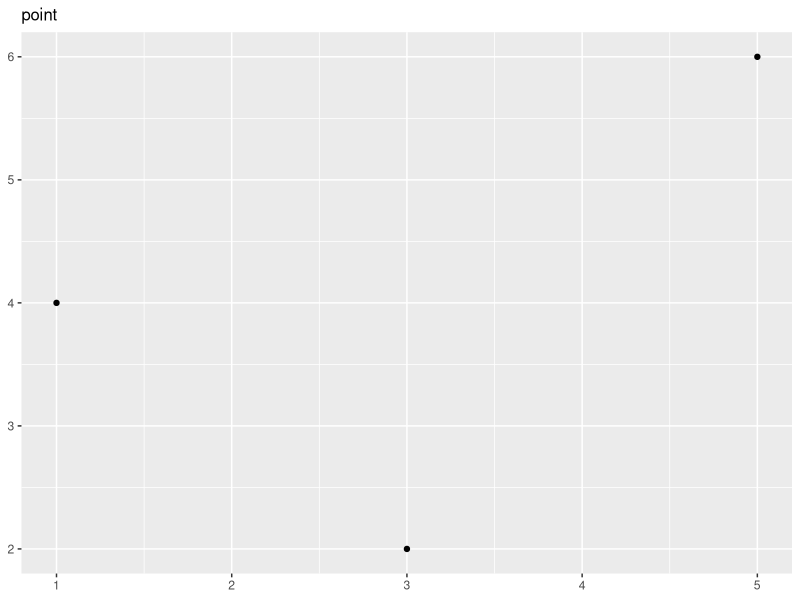
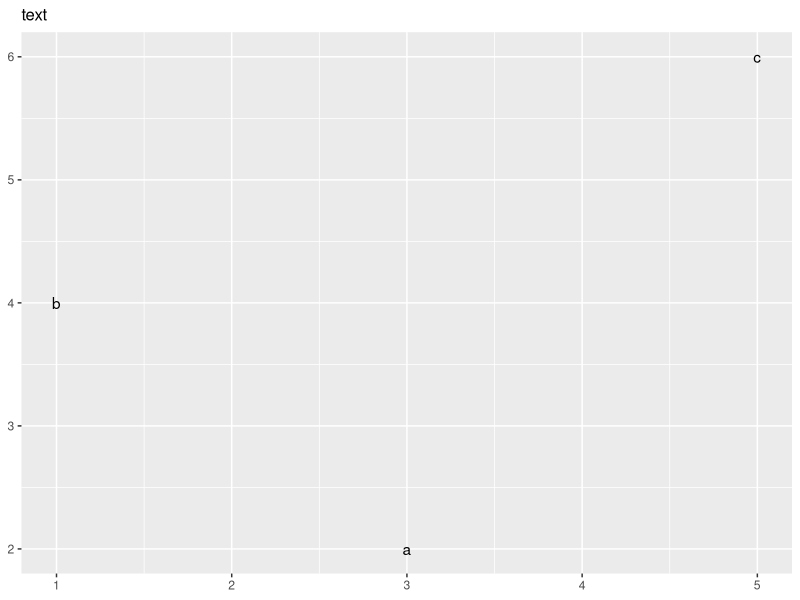
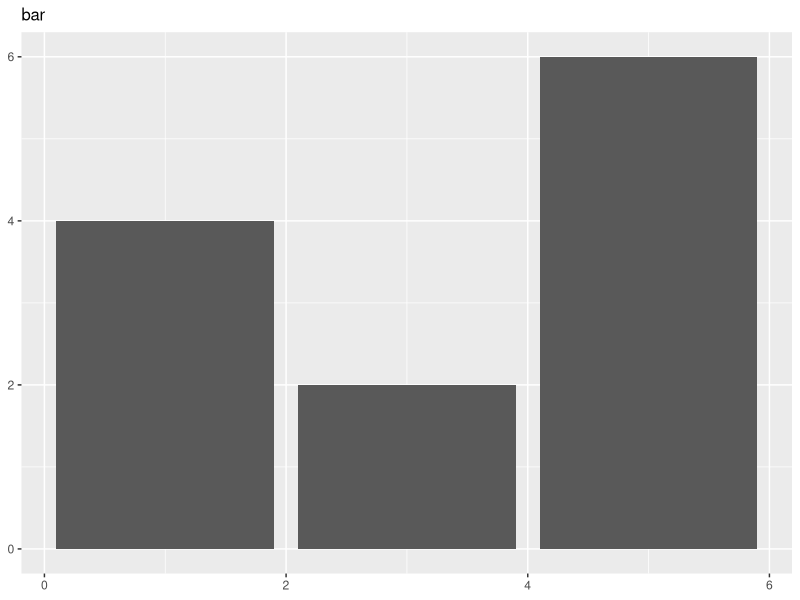
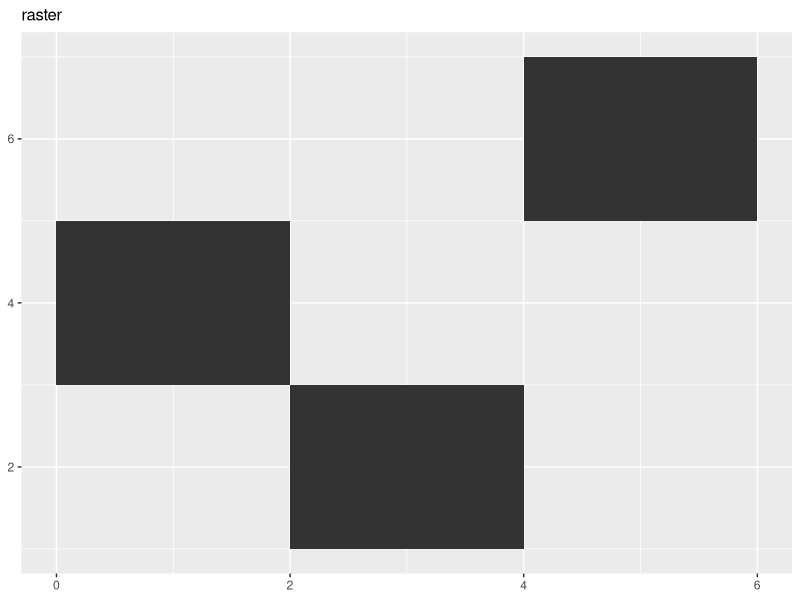
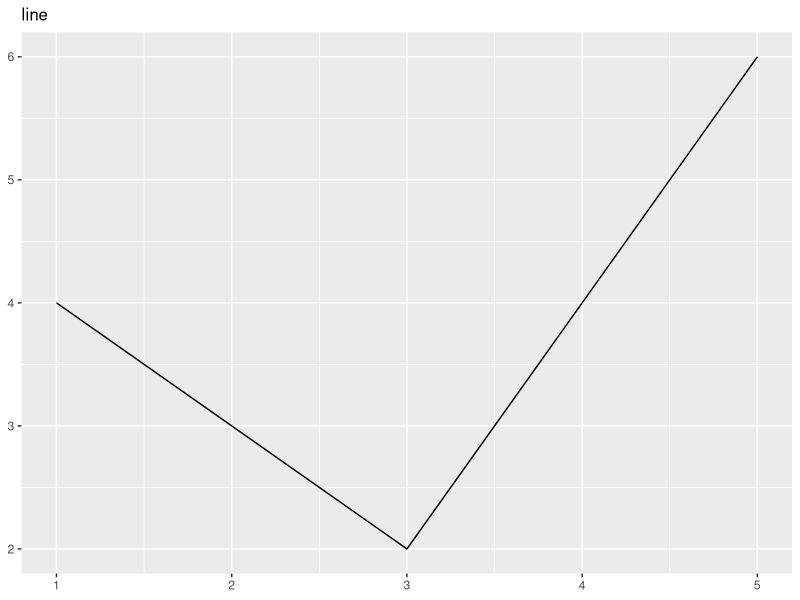
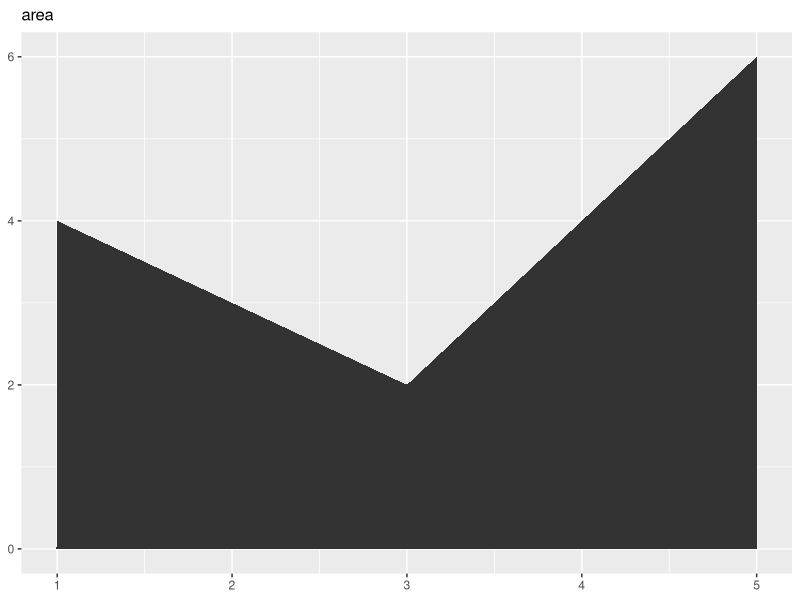
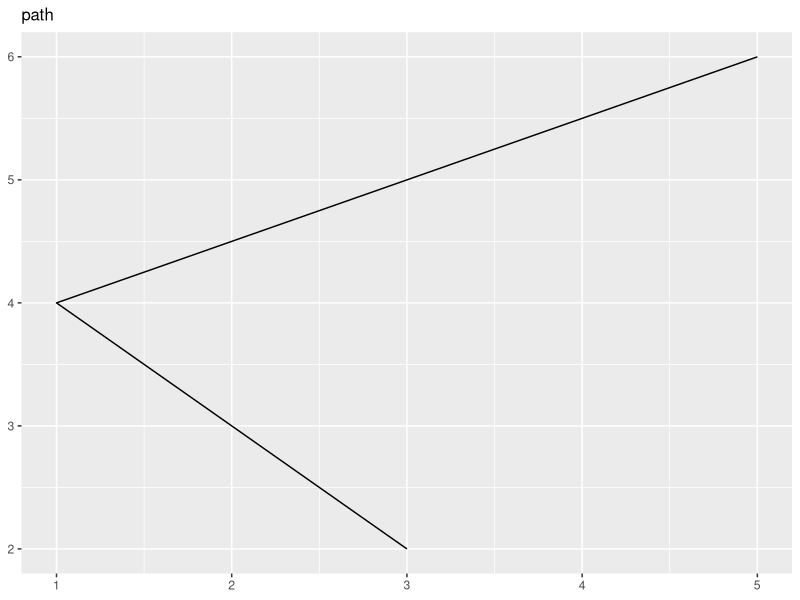
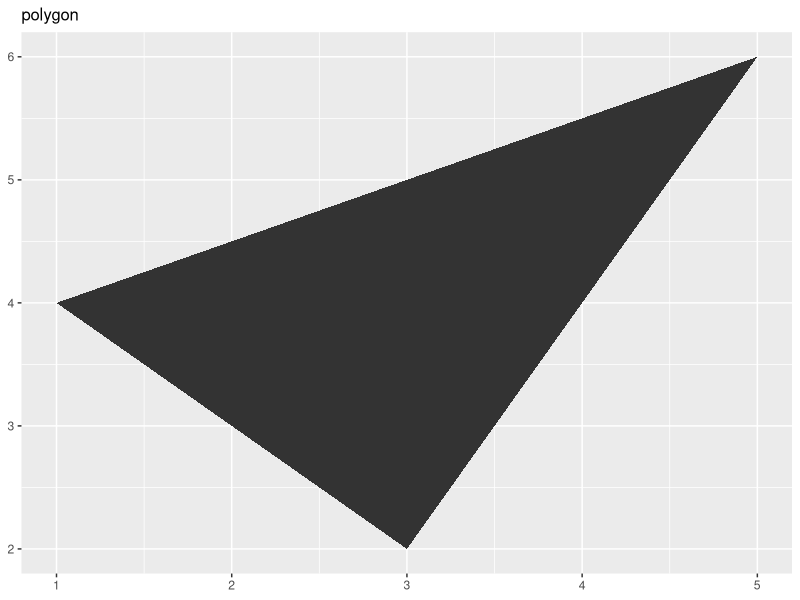

The R script that drew these images, in order:
## ---- chunk 1
knitr::opts_chunk$set(echo = TRUE)
## ---- chunk 2
library(tidyverse)
## ---- chunk 3
tbl <- tibble(
  x     = c(3, 1, 5), 
  y     = c(2, 4, 6), 
  label = c("a","b","c")
)

p <- tbl %>% 
  ggplot(aes(x, y, label = label)) + 
  # Hide axis label
  labs(
    x = NULL,
    y = NULL
  ) +
  # Shrink plot title
  theme(plot.title = element_text(size = 12))

p +
  geom_point() +
  ggtitle("point")

p +
  geom_text() +
  ggtitle("text")

p +
  geom_bar(stat = "identity") +
  ggtitle("bar")

p +
  geom_tile() +
  ggtitle("raster")
## ---- chunk 4
p +
  geom_line() +
  ggtitle("line")

p +
  geom_area() +
  ggtitle("area")

p +
  geom_path() +
  ggtitle("path")

p +
  geom_polygon() +
  ggtitle("polygon")
